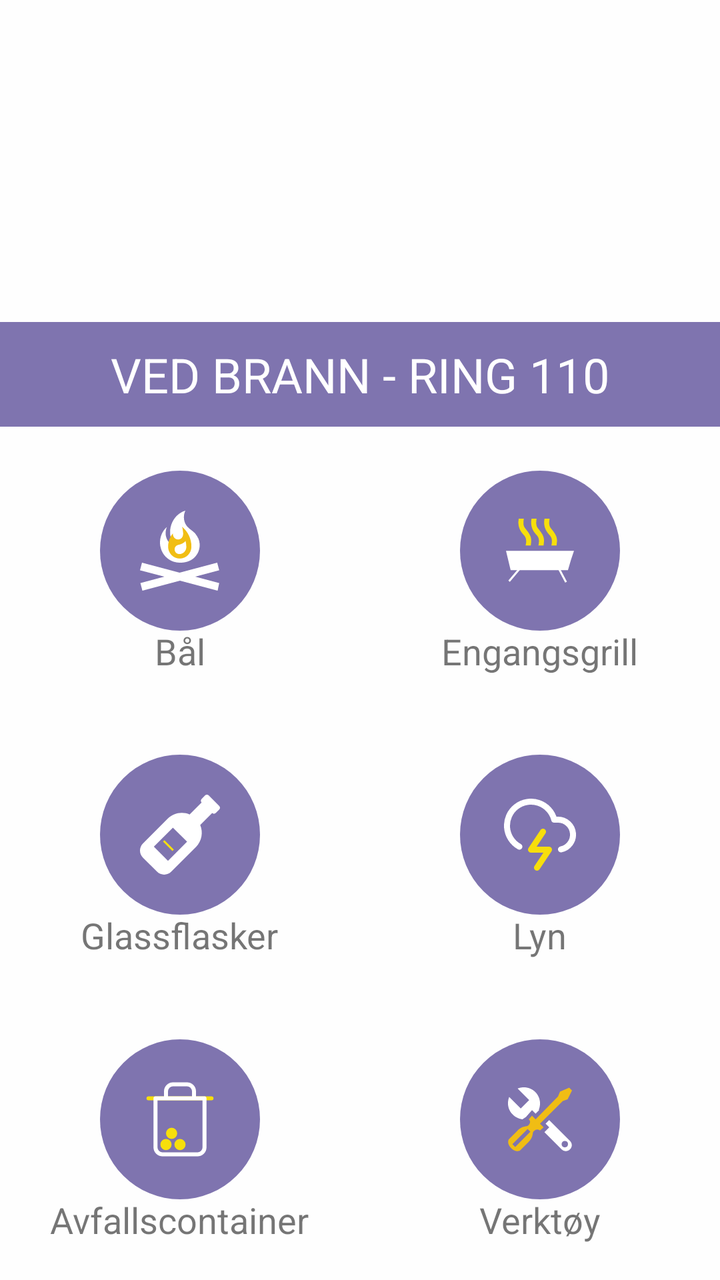
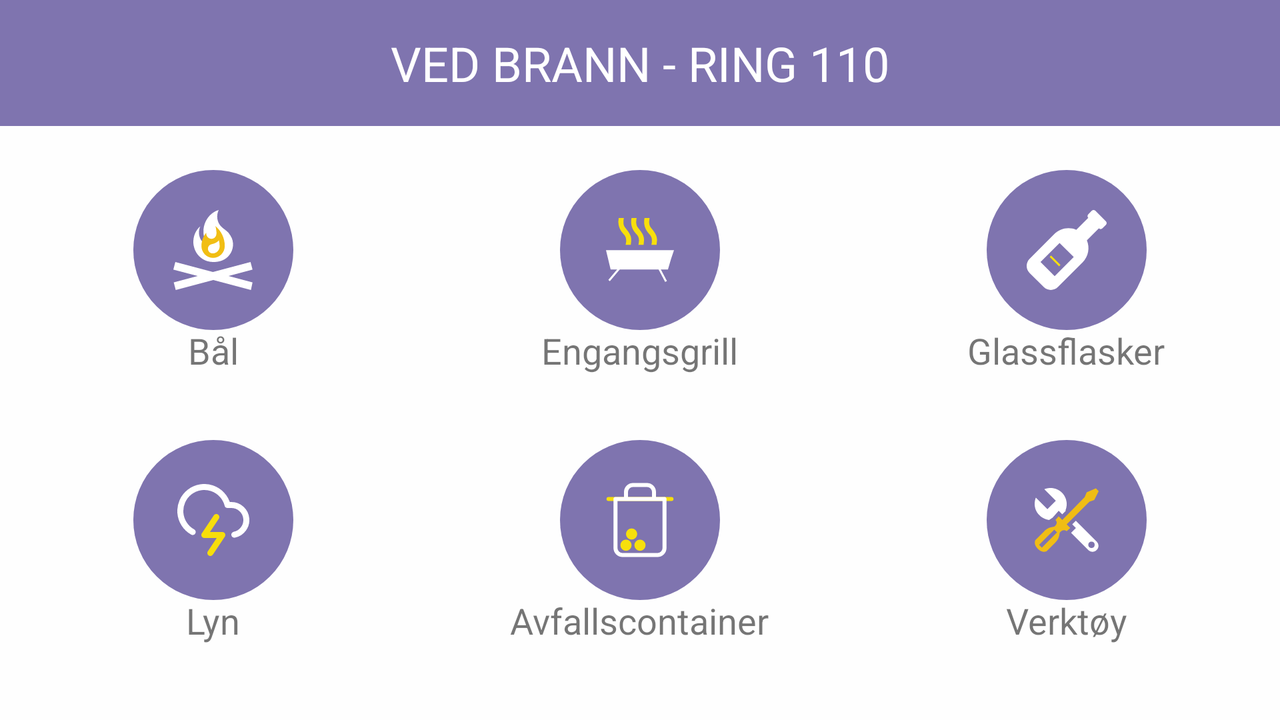

One screen, two layout resources from the same app: the default and the author's alternative for another configuration. Each is rendered where Android would select it; the XML of both is given below.
<!-- AndroidManifest.xml: application theme AppTheme -->
<!-- res/layout/fragment_info2.xml -->
<?xml version="1.0" encoding="utf-8"?>
<RelativeLayout xmlns:android="http://schemas.android.com/apk/res/android"
    xmlns:app="http://schemas.android.com/apk/res-auto"
    xmlns:tools="http://schemas.android.com/tools"
    android:layout_width="match_parent"
    android:layout_height="match_parent"
    android:background="@color/whiteColor"
    tools:context=".view.FavoritesFragment">

    <LinearLayout
        android:layout_width="match_parent"
        android:layout_height="match_parent"
        android:orientation="vertical"
        android:weightSum="6"
        tools:ignore="UselessParent">

        <LinearLayout
            android:layout_width="match_parent"
            android:layout_height="0dp"
            android:orientation="vertical"
            android:layout_weight="2"
            android:weightSum="2">
            <ImageView
                android:layout_weight="2"
                android:id="@+id/imageView"
                android:layout_width="match_parent"
                android:layout_height="match_parent"
                android:src="@drawable/skogbilde"
                android:scaleType="fitXY"
                android:contentDescription="@string/bilde" />

            <TextView
                android:layout_weight="1"
                android:id="@+id/branntw"
                android:layout_width="match_parent"
                android:layout_height="wrap_content"
                android:textAlignment="center"
                android:background="#7F74AF"
                android:paddingTop="10dp"
                android:paddingBottom="10dp"
                android:text="@string/ved_brann_ring_110"
                android:textColor="#FFFFFF"
                android:textSize="24sp" />
        </LinearLayout>
        
        <LinearLayout
            android:layout_width="match_parent"
            android:layout_height="0dp"
            android:layout_weight="4"
            android:orientation="vertical"
            android:weightSum="3">

            <LinearLayout
                android:layout_width="match_parent"
                android:layout_height="0dp"
                android:layout_weight="1"
                android:orientation="horizontal"
                android:weightSum="2"
                android:baselineAligned="false">

                <RelativeLayout
                    android:layout_width="0dp"
                    android:layout_height="wrap_content"
                    android:layout_weight="1">

                    <ImageButton
                        android:id="@+id/baal"
                        android:layout_width="wrap_content"
                        android:layout_height="wrap_content"
                        android:layout_centerInParent="true"
                        android:background="#00FFFFFF"
                        android:backgroundTint="#FFFFFF"
                        android:src="@drawable/ic_baalicon"
                        android:contentDescription="@string/bilde" />

                    <TextView
                        android:id="@+id/baaltw"
                        android:layout_width="wrap_content"
                        android:layout_height="wrap_content"
                        android:layout_below="@id/baal"
                        android:layout_centerHorizontal="true"
                        android:paddingTop="20dp"
                        android:text="@string/baal"
                        android:textSize="18sp"
                        android:textStyle="normal" />
                </RelativeLayout>

                <RelativeLayout
                    android:layout_width="0dp"
                    android:layout_height="wrap_content"
                    android:layout_weight="1">

                    <ImageButton
                        android:id="@+id/engangsgrill"
                        android:layout_width="wrap_content"
                        android:layout_height="wrap_content"
                        android:layout_centerInParent="true"
                        android:background="#00FFFFFF"
                        android:src="@drawable/ic_engangsgrill_ny_boks"
                        android:contentDescription="@string/bilde" />

                    <TextView
                        android:id="@+id/engangsgrilltw"
                        android:layout_width="wrap_content"
                        android:layout_height="wrap_content"
                        android:layout_below="@id/engangsgrill"
                        android:layout_centerHorizontal="true"
                        android:paddingTop="20dp"
                        android:textSize="18sp"
                        android:text="@string/engangsgrill"
                         />
                </RelativeLayout>
            </LinearLayout>

            <LinearLayout
                android:layout_width="match_parent"
                android:layout_height="0dp"
                android:layout_weight="1"
                android:weightSum="2"
                android:baselineAligned="false">

                <RelativeLayout
                    android:layout_width="0dp"
                    android:layout_height="wrap_content"
                    android:layout_weight="1">

                    <ImageButton
                        android:id="@+id/glass"
                        android:layout_width="wrap_content"
                        android:layout_height="wrap_content"
                        android:layout_weight="1"
                        android:layout_centerInParent="true"
                        android:background="#00FF80AB"
                        android:src="@drawable/ic_glassflaskericon"
                        android:contentDescription="@string/bilde" />

                    <TextView
                        android:id="@+id/glasstw"
                        android:layout_width="wrap_content"
                        android:layout_height="wrap_content"
                        android:layout_below="@id/glass"
                        android:layout_centerHorizontal="true"
                        android:paddingTop="20dp"
                        android:text="@string/glassflasker"
                        android:textSize="18sp"
                        android:textStyle="normal" />
                </RelativeLayout>

                <RelativeLayout
                    android:layout_width="0dp"
                    android:layout_height="wrap_content"
                    android:layout_weight="1">

                    <ImageButton
                        android:id="@+id/lyn"
                        android:layout_width="wrap_content"
                        android:layout_height="wrap_content"
                        android:layout_weight="1"
                        android:layout_centerInParent="true"
                        android:background="#00FFFFFF"
                        android:src="@drawable/ic_lyn_ny"
                        android:contentDescription="@string/bilde" />

                    <TextView
                        android:id="@+id/lyntw"
                        android:layout_width="wrap_content"
                        android:layout_height="wrap_content"
                        android:layout_below="@id/lyn"
                        android:layout_centerHorizontal="true"
                        android:paddingTop="20dp"
                        android:text="@string/lyn"
                        android:textSize="18sp"
                        android:textStyle="normal" />
                </RelativeLayout>

            </LinearLayout>

            <LinearLayout
                android:layout_width="match_parent"
                android:layout_height="0dp"
                android:layout_weight="1"
                android:weightSum="2"
                android:baselineAligned="false">

                <RelativeLayout
                    android:layout_width="0dp"
                    android:layout_height="wrap_content"
                    android:layout_weight="1">

                    <ImageButton
                        android:id="@+id/soppel"
                        android:layout_width="wrap_content"
                        android:layout_height="wrap_content"
                        android:layout_weight="1"
                        android:layout_centerInParent="true"
                        android:background="#00FFFFFF"
                        android:src="@drawable/ic_soppelcontainer"
                        android:contentDescription="@string/bilde" />

                    <TextView
                        android:id="@+id/soppeltw"
                        android:layout_width="wrap_content"
                        android:layout_height="wrap_content"
                        android:layout_below="@id/soppel"
                        android:layout_centerHorizontal="true"
                        android:paddingTop="20dp"
                        android:text="@string/avfallscontainer"
                        android:textSize="18sp"
                        android:textStyle="normal" />
                </RelativeLayout>

                <RelativeLayout
                    android:layout_width="0dp"
                    android:layout_height="wrap_content"
                    android:layout_weight="1">

                    <ImageButton
                        android:id="@+id/verktoy"
                        android:layout_width="wrap_content"
                        android:layout_height="wrap_content"
                        android:layout_weight="1"
                        android:layout_centerInParent="true"
                        android:background="#00FFFFFF"
                        android:src="@drawable/ic_verktoy"
                        android:contentDescription="@string/bilde" />

                    <TextView
                        android:id="@+id/verktoytw"
                        android:layout_width="wrap_content"
                        android:layout_height="wrap_content"
                        android:layout_below="@id/verktoy"
                        android:layout_centerHorizontal="true"
                        android:paddingTop="20dp"
                        android:text="@string/verktoy"
                        android:textSize="18sp"
                        android:textStyle="normal" />
                </RelativeLayout>
            </LinearLayout>

        </LinearLayout>
    </LinearLayout>


    


</RelativeLayout>
<!-- resources referenced by this layout -->
<resources>
  <color name="whiteColor">#E6FFFFFF</color>
  <!-- drawable ic_glassflaskericon (drawable) -->
  <vector xmlns:android="http://schemas.android.com/apk/res/android"
      android:width="80dp"
      android:height="80dp"
      android:viewportWidth="80"
      android:viewportHeight="80">
    <path
        android:pathData="M40,40m-40,0a40,40 0,1 1,80 0a40,40 0,1 1,-80 0"
        android:fillColor="#7F74AF"/>
    <path
        android:pathData="M59.6337,25.6694L54.3305,20.3662C53.8422,19.8779 53.0508,19.8779 52.5625,20.3662L50.7945,22.1342C50.3062,22.6225 50.3062,23.4139 50.7945,23.9022L44.8045,29.8922C41.1654,28.3531 36.8044,29.0539 33.8379,32.0195L21.4643,44.3932C19.5119,46.3456 19.5119,49.512 21.4643,51.4644L28.5355,58.5356C30.4879,60.488 33.6543,60.488 35.6067,58.5356L47.9811,46.1612C50.9468,43.1955 51.6476,38.8337 50.1085,35.1946L56.0985,29.2046C56.5868,29.6929 57.3782,29.6929 57.8665,29.2046L59.6345,27.4367C60.122,26.9491 60.122,26.1577 59.6337,25.6694V25.6694ZM34.0012,53.0699L26.93,45.9987L36.4645,36.4641L43.5358,43.5354L34.0012,53.0699V53.0699Z"
        android:fillColor="#ffffff"/>
    <path
        android:strokeWidth="1"
        android:pathData="M31.8709,43.1183L36.6006,47.8167"
        android:fillColor="#00000000"
        android:strokeColor="#F7DF0C"/>
  </vector>
  <!-- drawable ic_lyn_ny (drawable) -->
  <vector xmlns:android="http://schemas.android.com/apk/res/android"
      android:width="80dp"
      android:height="80dp"
      android:viewportWidth="80"
      android:viewportHeight="80">
    <path
        android:pathData="M40,40m-40,0a40,40 0,1 1,80 0a40,40 0,1 1,-80 0"
        android:fillColor="#7F74AF"/>
    <group>
      <clip-path
          android:pathData="M22,22h36v36h-36z"/>
      <path
          android:pathData="M50.4999,47.35C52.3226,46.9798 53.9428,45.9457 55.0459,44.4482C56.149,42.9507 56.6564,41.0967 56.4695,39.2462C56.2825,37.3957 55.4147,35.6807 54.0344,34.434C52.6541,33.1874 50.8598,32.4981 48.9999,32.5H47.1099C46.6129,30.5759 45.646,28.8054 44.2957,27.3474C42.9455,25.8894 41.2544,24.7896 39.3741,24.1466C37.4939,23.5036 35.4834,23.3376 33.5231,23.6635C31.5628,23.9894 29.7142,24.797 28.1432,26.0138C26.5721,27.2306 25.3278,28.8186 24.5221,30.635C23.7163,32.4515 23.3742,34.4396 23.5265,36.4209C23.6789,38.4023 24.3209,40.3147 25.3949,41.9867C26.4689,43.6586 27.9413,45.0376 29.6799,46"
          android:strokeLineJoin="round"
          android:strokeWidth="3"
          android:fillColor="#00000000"
          android:strokeColor="#ffffff"
          android:strokeLineCap="round"/>
      <path
          android:pathData="M41.5,38.5L35.5,47.5H44.5L38.5,56.5"
          android:strokeAlpha="0.94"
          android:strokeLineJoin="round"
          android:strokeWidth="3"
          android:fillColor="#00000000"
          android:strokeColor="#FFE601"
          android:strokeLineCap="round"/>
    </group>
  </vector>
  <string name="avfallscontainer">Avfallscontainer</string>
  <string name="baal">Bål</string>
  <string name="bilde">bilde</string>
  <string name="engangsgrill">Engangsgrill</string>
  <string name="glassflasker">Glassflasker</string>
  <string name="lyn">Lyn</string>
  <string name="ved_brann_ring_110">VED BRANN - RING 110</string>
  <string name="verktoy">Verktøy</string>
  <style name="AppTheme" parent="Theme.AppCompat.Light.NoActionBar">
          
          <item name="colorPrimary">@color/colorPrimary</item>
          <item name="colorPrimaryDark">@color/colorPrimaryDark</item>
          <item name="colorAccent">@color/colorAccent</item>
      </style>
  <color name="colorPrimary">#7F74AF</color>
  <color name="colorPrimaryDark">#BBB5D5</color>
  <color name="colorAccent">#D81B60</color>
</resources>
<!-- res/layout-land/fragment_info2.xml (the author's variant of the layout above) -->
<!-- drawn on the phone turned sideways -->
<?xml version="1.0" encoding="utf-8"?>
<FrameLayout xmlns:android="http://schemas.android.com/apk/res/android"
    xmlns:tools="http://schemas.android.com/tools"
    android:layout_width="match_parent"
    android:layout_height="match_parent"
    android:background="@color/whiteColor"
    tools:context=".view.FavoritesFragment">

    <LinearLayout
        android:layout_width="match_parent"
        android:layout_height="match_parent"
        android:orientation="vertical"
        android:weightSum="4"
        tools:ignore="UselessParent">

        <LinearLayout
            android:layout_width="match_parent"
            android:layout_height="0dp"
            android:orientation="vertical"
            android:layout_weight="0.7"
            android:weightSum="1">

            <TextView
                android:id="@+id/branntw"
                android:layout_width="match_parent"
                android:layout_height="0dp"
                android:layout_weight="1"
                android:background="#7F74AF"
                android:gravity="center"
                android:paddingTop="10dp"
                android:paddingBottom="10dp"
                android:text="@string/ved_brann_ring_110"
                android:textAlignment="center"
                android:textColor="#FFFFFF"
                android:textSize="24sp" />
        </LinearLayout>
        
        <LinearLayout
            android:layout_width="match_parent"
            android:layout_height="0dp"
            android:layout_weight="3"
            android:orientation="vertical"
            android:weightSum="2">

            <LinearLayout
                android:layout_width="match_parent"
                android:layout_height="0dp"
                android:layout_weight="1"
                android:orientation="horizontal"
                android:weightSum="3"
                android:baselineAligned="false">

                <RelativeLayout
                    android:layout_width="0dp"
                    android:layout_height="wrap_content"
                    android:layout_weight="1">

                    <ImageButton
                        android:id="@+id/baal"
                        android:layout_width="wrap_content"
                        android:layout_height="wrap_content"
                        android:layout_centerInParent="true"
                        android:background="#00FFFFFF"
                        android:backgroundTint="#FFFFFF"
                        android:src="@drawable/ic_baalicon"
                        android:contentDescription="@string/bilde" />

                    <TextView
                        android:id="@+id/baaltw"
                        android:layout_width="wrap_content"
                        android:layout_height="wrap_content"
                        android:layout_below="@id/baal"
                        android:paddingTop="20dp"
                        android:layout_centerHorizontal="true"
                        android:textSize="18sp"
                        android:text="@string/baal"/>
                </RelativeLayout>

                <RelativeLayout
                    android:layout_width="0dp"
                    android:layout_height="wrap_content"
                    android:layout_weight="1">

                    <ImageButton
                        android:id="@+id/engangsgrill"
                        android:layout_width="wrap_content"
                        android:layout_height="wrap_content"
                        android:layout_centerInParent="true"
                        android:background="#00FFFFFF"
                        android:src="@drawable/ic_engangsgrill_ny_boks"
                        android:contentDescription="@string/bilde" />

                    <TextView
                        android:id="@+id/engangsgrilltw"
                        android:layout_width="wrap_content"
                        android:layout_height="wrap_content"
                        android:layout_below="@id/engangsgrill"
                        android:paddingTop="20dp"
                        android:layout_centerHorizontal="true"
                        android:textSize="18sp"
                        android:text="@string/engangsgrill" />
                </RelativeLayout>

                <RelativeLayout
                    android:layout_width="0dp"
                    android:layout_height="wrap_content"
                    android:layout_weight="1">

                    <ImageButton
                        android:id="@+id/glass"
                        android:layout_width="wrap_content"
                        android:layout_height="wrap_content"
                        android:layout_weight="1"
                        android:layout_centerInParent="true"
                        android:background="#00FF80AB"
                        android:src="@drawable/ic_glassflaskericon"
                        android:contentDescription="@string/bilde" />

                    <TextView
                        android:id="@+id/glasstw"
                        android:layout_width="wrap_content"
                        android:layout_height="wrap_content"
                        android:text="@string/glassflasker"
                        android:paddingTop="20dp"
                        android:layout_centerHorizontal="true"
                        android:textSize="18sp"
                        android:layout_below="@id/glass" />
                </RelativeLayout>
            </LinearLayout>

            <LinearLayout
                android:layout_width="match_parent"
                android:layout_height="0dp"
                android:layout_weight="1"
                android:weightSum="3"
                android:baselineAligned="false">
                <RelativeLayout
                    android:layout_width="0dp"
                    android:layout_height="wrap_content"
                    android:layout_weight="1">

                    <ImageButton
                        android:id="@+id/lyn"
                        android:layout_width="wrap_content"
                        android:layout_height="wrap_content"
                        android:layout_weight="1"
                        android:layout_centerInParent="true"
                        android:background="#00FFFFFF"
                        android:src="@drawable/ic_lyn_ny"
                        android:contentDescription="@string/bilde" />

                    <TextView
                        android:id="@+id/lyntw"
                        android:layout_width="wrap_content"
                        android:layout_height="wrap_content"
                        android:text="@string/lyn"
                        android:layout_below="@id/lyn"
                        android:paddingTop="20dp"
                        android:layout_centerHorizontal="true"
                        android:textSize="18sp" />
                </RelativeLayout>

                <RelativeLayout
                    android:layout_width="0dp"
                    android:layout_height="wrap_content"
                    android:layout_weight="1">

                    <ImageButton
                        android:id="@+id/soppel"
                        android:layout_width="wrap_content"
                        android:layout_height="wrap_content"
                        android:layout_weight="1"
                        android:layout_centerInParent="true"
                        android:background="#00FFFFFF"
                        android:src="@drawable/ic_soppelcontainer"
                        android:contentDescription="@string/bilde" />

                    <TextView
                        android:id="@+id/soppeltw"
                        android:layout_width="wrap_content"
                        android:layout_height="wrap_content"
                        android:text="@string/avfallscontainer"
                        android:layout_below="@id/soppel"
                        android:paddingTop="20dp"
                        android:layout_centerHorizontal="true"
                        android:textSize="18sp" />
                </RelativeLayout>

                <RelativeLayout
                    android:layout_width="0dp"
                    android:layout_height="wrap_content"
                    android:layout_weight="1">

                    <ImageButton
                        android:id="@+id/verktoy"
                        android:layout_width="wrap_content"
                        android:layout_height="wrap_content"
                        android:layout_weight="1"
                        android:layout_centerInParent="true"
                        android:background="#00FFFFFF"
                        android:src="@drawable/ic_verktoy"
                        android:contentDescription="@string/bilde" />

                    <TextView
                        android:id="@+id/verktoytw"
                        android:layout_width="wrap_content"
                        android:layout_height="wrap_content"
                        android:paddingTop="20dp"
                        android:layout_centerHorizontal="true"
                        android:textSize="18sp"
                        android:layout_below="@id/verktoy"
                        android:text="@string/verktoy" />
                </RelativeLayout>
            </LinearLayout>
        </LinearLayout>
    </LinearLayout>
</FrameLayout>
